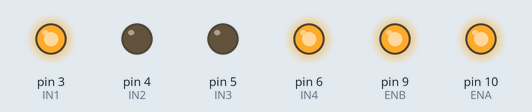
Bench run of a sketch on a simulated Arduino Uno, built with avr-gcc and run on an emulated ATmega328P. Shown: output pins drawn as LEDs (lit = HIGH).

Above: at 0.1 s.
Timing chart, 0 to 1.6 s (numbered marks = the images above):
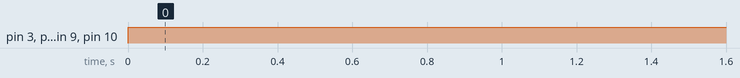

Measured:
- by itself, pin 3 (IN1), pin 6 (IN4), pin 9 (ENB), pin 10 (ENA): LOW → HIGH at 0.00 s

The sketch:

correction.ino
```cpp
//#include <MPU6050_tockn.h>  //make sure you conect SDA to arduino pin A4 and SCL to pin A5
//#include <Wire.h>
//#include<math.h>
//MPU6050 mpu6050(Wire);

int IN1 = 3;
int IN2 = 4;
int ENA = 10;
int ENB = 9;
int IN3 = 5;
int IN4 = 6;
//volatile float stepsmoved = 0.f;
//float theta = 0.0000;
//float angle_offset = 0.0000;
void setup() {
  // put your setup code here, to run once:
  Serial.begin(9600);
//  Wire.begin();
//  mpu6050.begin();
//  mpu6050.calcGyroOffsets(true);

  pinMode(ENA, OUTPUT);
  pinMode(ENB, OUTPUT);
  pinMode(IN1, OUTPUT);
  pinMode(IN2, OUTPUT);
  pinMode(IN3, OUTPUT);
  pinMode(IN4, OUTPUT);

//  attachInterrupt(digitalPinToInterrupt(2), countsteps, CHANGE);
//
//  for (int i = 0; i < 1000; i++) {
//    mpu6050.update();
//
//    angle_offset += mpu6050.getAngleZ();
//  }
//  angle_offset = angle_offset / 1000.00;
//  Serial.println("");
//  Serial.print("offset angle is: ");
//  Serial.println(angle_offset);


}

void loop() {
  // put your main code here, to run repeatedly:
 //
//Serial.print(check_angle());Serial.println(" degrees");

//goForward();
//delay(1000);
//stopNow();
//delay(1000);
//float startangle = check_angle();
//while (check_angle()-startangle < 120){
//  turnLeft();
  goForward();
//}
 //stopNow();
 // delay(1000);
}
void goForward() {
  analogWrite (ENA, 255);
  analogWrite (ENB, 255);
  digitalWrite (IN1, HIGH);
  digitalWrite (IN2, LOW);
  digitalWrite (IN3, LOW);
  digitalWrite (IN4, HIGH);
}
//void countsteps() {
//  stepsmoved += 1;
//
//
//}
//void stopNow() {
//  analogWrite (ENA, 0);
//  analogWrite (ENB, 0);
//  digitalWrite (IN1, HIGH);
//  digitalWrite (IN2, LOW);
//  digitalWrite (IN3, LOW);
//  digitalWrite (IN4, HIGH);
//}
//void turnLeft() {
//  analogWrite (ENA, 179 );
//  analogWrite (ENB, 0);
//  digitalWrite (IN1, HIGH);
//  digitalWrite (IN2, LOW);
//  digitalWrite (IN3, LOW);
//  digitalWrite (IN4, LOW);
//}
//float check_angle(){
//    mpu6050.update();
//    float theta = 90+mpu6050.getAngleZ()-angle_offset;
//    theta = radians(theta);
//    float aa = int(100*theta) % 628;
//    theta = aa/100;
//    theta = degrees(theta);
//    return theta;
//}
```
